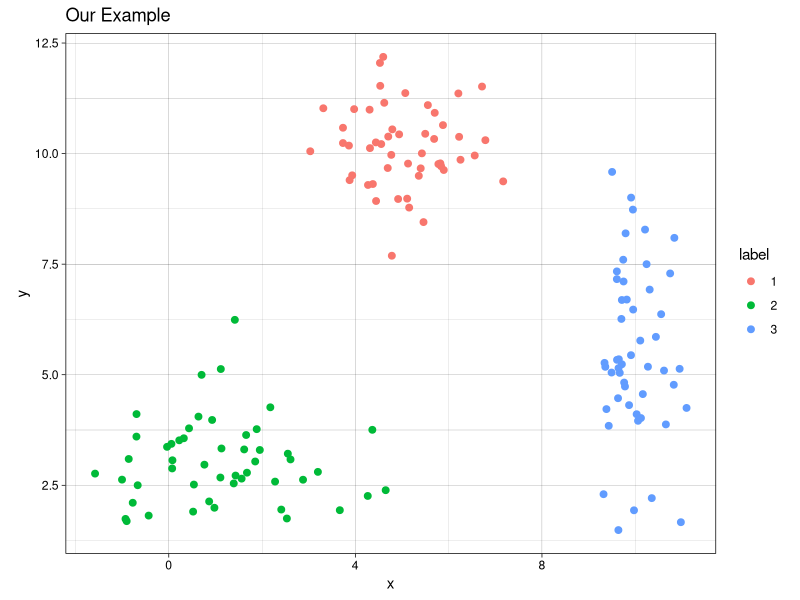
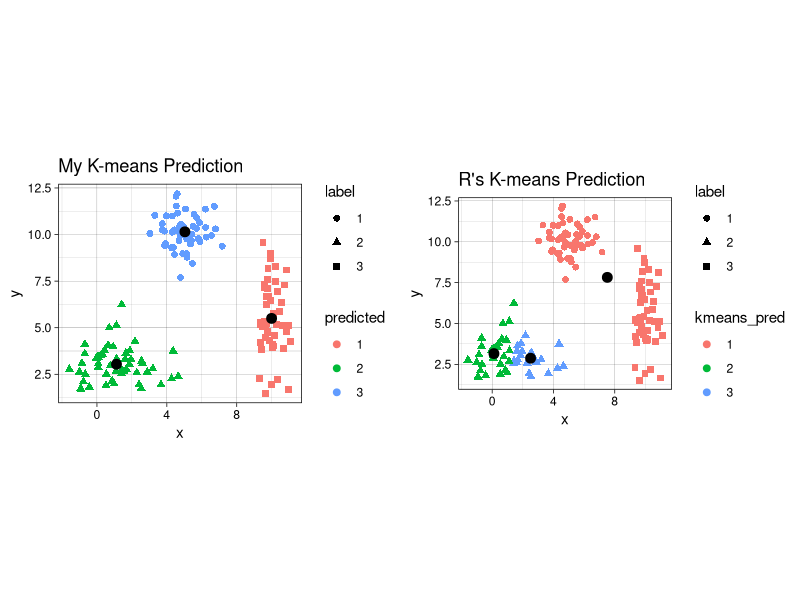
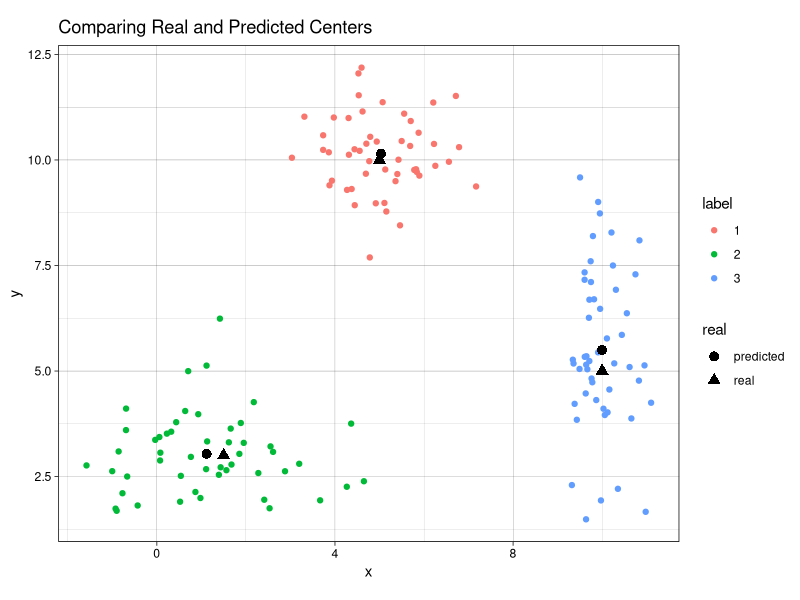
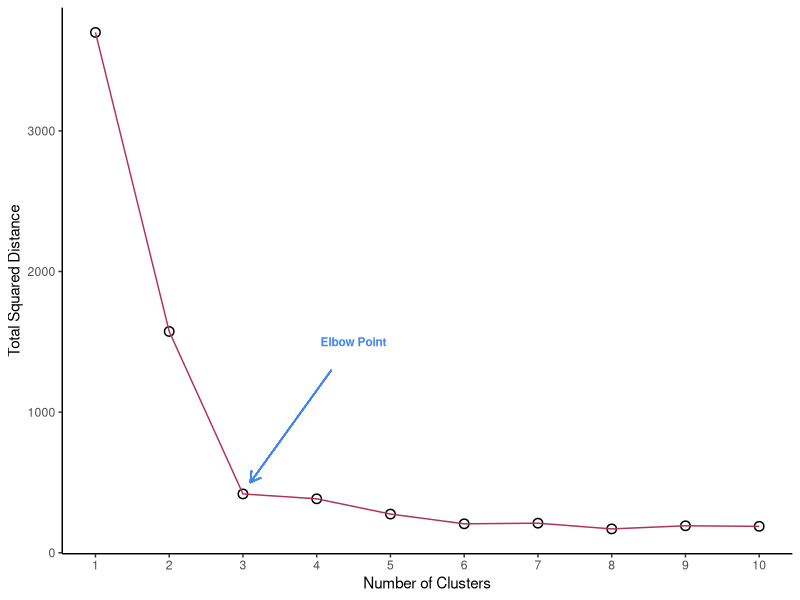
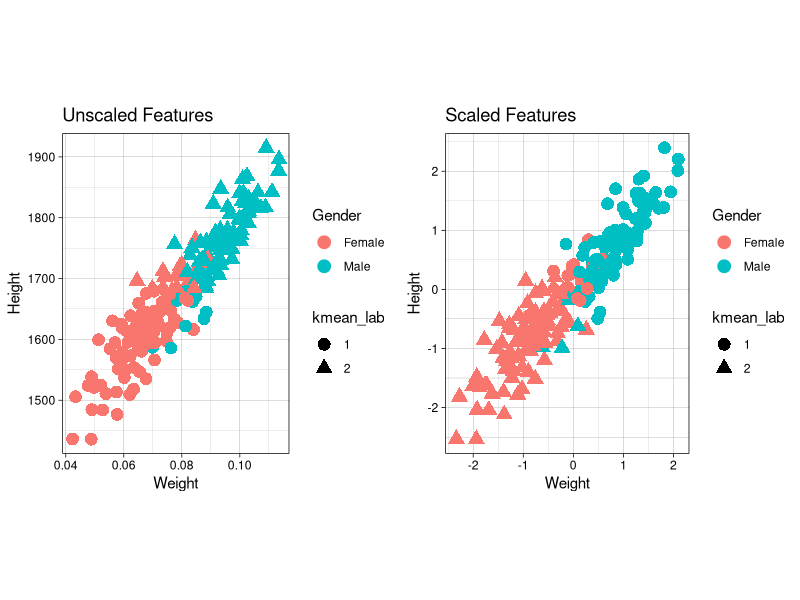

Write the R code that produced these figures, in order.
## ---- chunk 1
knitr::opts_chunk$set(
  fig.path = "images/"
)
## ---- chunk 2
# first create individual clusters with different distribution parameters
set.seed(123) # setting a seed for reproducibility

x1 <- rnorm(50, mean = 5, sd = 1)
y1 <- rnorm(50, mean = 10, sd = 1)
df1 <- data.frame(x = x1, y = y1, label = 1)

x2 <- rnorm(50, mean = 1.5, sd = 1.5)
y2 <- rnorm(50, mean = 3, sd = 1)
df2 <- data.frame(x = x2, y = y2, label = 2)

x3 <- rnorm(50, mean = 10, sd = 0.5)
y3 <- rnorm(50, mean = 5, sd = 2)
df3 <- data.frame(x = x3, y = y3, label = 3)

combined <- rbind(df1, df2, df3)
combined$label <- as.factor(combined$label) # label must be converted into a factor since it will be interpreted as a continuous variable, which it is not.
## ---- chunk 3
library(ggplot2)
th <- theme_linedraw() # setting the theme for the plots
tiff('./images/plot1.tiff', units="in", width=5, height=3, res=300)

ggplot(combined, aes(x= x, y = y)) +
  geom_point(aes(color=label), size = 2) +
  labs(title = "Our Example") + 
  th + theme(aspect.ratio = 0.8) 

garb <- dev.off()
## ---- chunk 4
my_kmeans <- function(df, n_clusters){ # the function will take a dataframe and num clusters as input
  # first, get the range of possible values to initiate random centers
  
  Z_hist <- data.frame()          # create history of Z and centers to see progress of iterations
  C_hist <- data.frame()
  
  Z <- rep(-1, nrow(df))     # Z are our indicator variable, we need to set placeholders for these variables that are different values. values don't matter as long as they are different from each other
 
   Z_new <- rep(0, nrow(df))  # these variables will tell the algorithm when to stop iterations
  
  centers <- array(0, dim = c(n_clusters, ncol(df)) ) # create a placeholder for centers array
  # now we can initialize random centers

  min <- min(df)
  max <- max(df)  
  for(row in seq(1, n_clusters)){
    for(col in seq(1, dim(centers)[2] ))
      centers[row, col] <- runif(1, min, max)
  }
  
  # now that we have the centers, we need to find differences between each point from each cluster
  # we will create a distance matrix
  
  Dist <- array(0, dim = c(nrow(df), n_clusters ) )
  
  iteration = 0 # keep track of iterations
  while(sum(Z-Z_new) !=0 ){ # keep iterating until Z and Z_new are equal
    
    Z_add <- data.frame(Z = Z_new, iteration = iteration)
    C_add <- data.frame(centers, iteration = iteration)
    
    Z_hist <- rbind(Z_hist, Z_add) # appending new iterations to keep track of the history
    C_hist <- rbind(C_hist, C_add)
    
    Z <- Z_new
    for(center in seq(1, nrow(centers))){
      distance <- apply(df, 1, function(x) sum((x - centers[center, ])^2) ) # compute euclidian distance 
      for(x in seq(1, length(distance))){
        Dist[x, center] <- distance[x] # filling in distance matrix with euclidian distances
      }
    }
    
    Z_new <- max.col(-Dist) # note that max.col function finds the column that has the maximum value.
                            # since we want to find the minimum distance, we invert by distance matrix
                            # by multiplying the whole matrix by -1. 
    
    # next, we need to move the centers since the center values for each cluster has changed
    
    for(center in seq(1, n_clusters)){
      for(var in seq(1, ncol(centers) )){
        if(sum(Z_new==center) ==0 ) centers[center, var] = centers[center, var]
        else centers[center, var] <- mean(df[Z_new == center, var])
      }
    }

    iteration = iteration + 1
  }
  # cat('Took', iteration - 1, 'iterations to converge!')
  Z_hist$prediction <- as.factor(Z_hist$Z)
  Z_new <- as.factor(Z_new)
  output <- list(Z_new, centers, Z_hist, C_hist)
  return(output)
}

## ---- chunk 5
library(gganimate)

no_labs = combined[,1:2]

prediction <- my_kmeans(no_labs, 3)
Z_hist <- cbind(combined, prediction[[3]])
c_hist <- prediction[[4]]

g <- ggplot(Z_hist, aes(x = x, y = y)) +
  geom_point(aes(color = prediction, shape = label), size = 1) +
  geom_point(data = c_hist, aes(x = X1, y = X2), size = 2) +
  labs(title = 'Iteration: {frame_time}') +
  th + theme(text = element_text(size = 5)) +
  transition_time(iteration) 

animate(g, nframes=  length(unique(Z_hist$iteration)), fps = 1,
        width = 1000, height=800, res = 300)
## ---- chunk 6
combined$predicted <- as.factor(prediction[[1]]) # remeber to convert the integer values to  factors
centers <- prediction[[2]]

kmeans <- kmeans(no_labs, 3)

combined$kmeans_pred <- as.factor(kmeans$cluster)

g1 <- ggplot(combined, aes(x = x, y = y)) + 
  geom_point(aes(color = predicted, shape = label), size = 2) +
  geom_point(data = data.frame(centers), aes(X1, X2), size = 3) +
  labs(title = 'My K-means Prediction') +
  th + theme(aspect.ratio = 0.9)

g2 <- ggplot(combined, aes(x=x , y = y)) +
  geom_point(aes(color = kmeans_pred, shape = label), size = 2) +
  geom_point(data = data.frame(data.frame(kmeans$centers)), aes(x, y), size = 3) +
  labs(title = "R's K-means Prediction") +
  th + theme(aspect.ratio = 0.9)

library(gridExtra) # import library to display graphs in a grid

tiff('./images/plot2.tiff', units="in", width=10, height=5, res=600)

grid.arrange(g1, g2, nrow=1, respect=TRUE)

garb <- dev.off()
## ---- chunk 7
predicted_centers <- tail(c_hist, 3)[,-3] # k-means predicted centers
predicted_centers$real <- 'predicted'

real_centers <- matrix(c(5,10,1.5,3,10,5), byrow = TRUE, ncol=2) # generated data from these centers
real_centers <- data.frame(real_centers)
real_centers$real <- 'real'

both_centers <- rbind(predicted_centers, real_centers)

tiff('./images/plot3.tiff', units="in", width=5, height=3, res=300)
 
ggplot(combined, aes(x = x, y = y)) +
  geom_point(aes(color = label)) +
  geom_point(data = both_centers, aes(x= X1,y= X2, shape = real), size = 3) +
  labs(title = 'Comparing Real and Predicted Centers') +
  th + theme(aspect.ratio = 0.8)

garb <- dev.off()
## ---- chunk 8

## ---- chunk 9
# first create function to determine total distance from clusters
# pass in the data (raw data), the predicted labels from k means, and the centers
find_distances <- function(data, predicted_labs, centers){
  # first prepare dataframes for computations
  merged <- cbind(data, center = predicted_labs) # combining the raw data with the predicted labs
  # center_lab <- data.frame(centers, center = 1:nrow(centers))
  #merged2 <- merge(merged1, center_lab)
  tot_sq_dist <- 0 # initialize total square distacnce
  
  # following lines add up the total squared distances
  for(cen in 1:nrow(centers)){
    cluster_points <- merged[merged$center==cen,  colnames(merged) != 'center']
    if(nrow(cluster_points)!=0){
      expand_centers <- matrix(rep(centers[cen,], nrow(cluster_points)), ncol = 2, byrow=TRUE)
      sq_dist <- sum((cluster_points - expand_centers)^2)
      tot_sq_dist <- tot_sq_dist + sq_dist
    }
  }
  return(tot_sq_dist)  
}

# testing function ...
# km <- my_kmeans(no_labs, 4)
# predicted_labs <- km[[1]]
# centers <- km[[2]]
# find_distances(no_labs, predicted_labs, centers)
## ---- chunk 10
lab_hist <- data.frame() # initialize histories
cen_hist <- data.frame()
dist_hist <- data.frame()

num_clusters <- 10
for(clusters in 1:num_clusters){
  km <- my_kmeans(no_labs, n_clusters = clusters)
  
  new_df <- no_labs
  new_df$pred <- km[[1]]
  new_df$num_clusters <- clusters
  
  centers <- data.frame(km[[2]])
  centers$num_clusters <- clusters
  
  lab_hist <- rbind(lab_hist, new_df)
  cen_hist <- rbind(cen_hist, centers)
  
  sq_dist <- find_distances(no_labs, new_df$pred,
                                    as.matrix(centers[,colnames(centers) != 'num_clusters']))
  sq_dist_df <- data.frame(sq_dist, num_clusters = clusters)
  dist_hist <- rbind(dist_hist, sq_dist_df)
}

tiff('./images/scree.tiff', units="px", width=1000, height=800, res=300)

ggplot(dist_hist, aes(x = num_clusters, y = sq_dist)) +
  geom_point(size=3) +
  geom_point(color = 'white', size = 2) +
  geom_line(color = 'maroon', size= 0.5) +
  xlab('Number of Clusters') + ylab('Total Squared Distance') +
  scale_x_continuous(breaks = 0:num_clusters+1) + theme_classic() +
  annotate("text", x = 4.5, y = 1500, label = "Elbow Point", size = 3, fontface=2,
           colour = '#4285f4') +
  geom_segment(aes(x=4.2, y=1300, xend = 3.1, yend = 500), arrow = arrow(length=unit(0.3, 'cm')),
               colour = '#4285f4')
  
garb <- dev.off()

# create the gif
g <- ggplot(lab_hist, aes(x,y)) +
  geom_point(aes(color = pred)) +
  geom_point(data = cen_hist, aes(X1, X2)) +
  labs(title = 'Number of Clusters: {frame_time}') +
  th + theme(text = element_text(size = 8), legend.position = 'none') +
  transition_time(num_clusters) 
  
animate(g, nframes =  num_clusters, fps = 1,
        width = 1000, height=800, res = 300)
## ---- chunk 11
library(knitr)
library(kableExtra)
set.seed(123)
h_w <- read.csv('./data/gender-height-weight.csv')[,c(1,4:5)]
colnames(h_w) = c('Gender', 'Height', 'Weight')
# sample observations, since harder to see with 10000 observations
h_w_sample <- h_w[sample(1:nrow(h_w), 200),]
# converting inches to feet for sake of demonstration
h_w_sample$Height = h_w_sample$Height*10
h_w_sample$Weight <- h_w_sample$Weight * 0.0011
h_w_sample$kmean_lab <- as.factor(kmeans(h_w_sample[,2:3], 2)$cluster)

h_w_scaled <- data.frame(scale(h_w_sample[2:3]))
h_w_scaled$Gender <- h_w_sample$Gender
h_w_scaled$kmean_lab <- as.factor(kmeans(h_w_scaled[,1:2], 2)$cluster)

g1 <- ggplot(h_w_sample, aes(x = Weight, y = Height)) + 
        geom_point(aes(color = Gender, shape = kmean_lab), size = 4) + 
        labs(title = "Unscaled Features") + th

g2 <- ggplot(h_w_scaled, aes(x = Weight, y = Height)) + 
        geom_point(aes(color = Gender, shape = kmean_lab), size = 4) +
        labs(title = "Scaled Features" ) + th

tiff('./images/scaling.tiff', units="in", width=10, height=5, res=600)

grid.arrange(g1, g2, nrow=1, respect=TRUE)

garb <- dev.off()

cm1 <- table(h_w_sample$Gender, h_w_sample$kmean_lab)
cm2 <- table(h_w_scaled$Gender, h_w_scaled$kmean_lab)
t1 <- kable(cm1, align = 'clc',
            caption = "Unscaled Features",
            format = "html") %>% kable_styling(full_width = F, position = "float_left")
t2 <- kable(cm2, align = 'clc',
            caption = "Scaled Features",
            format = "html") %>% kable_styling(full_width = F, position = "right")
## ---- chunk 12
t1
t2

acc1 <- sum(diag(cm1))/sum(cm1)
acc2 <- sum(diag(cm2))/sum(cm2)
